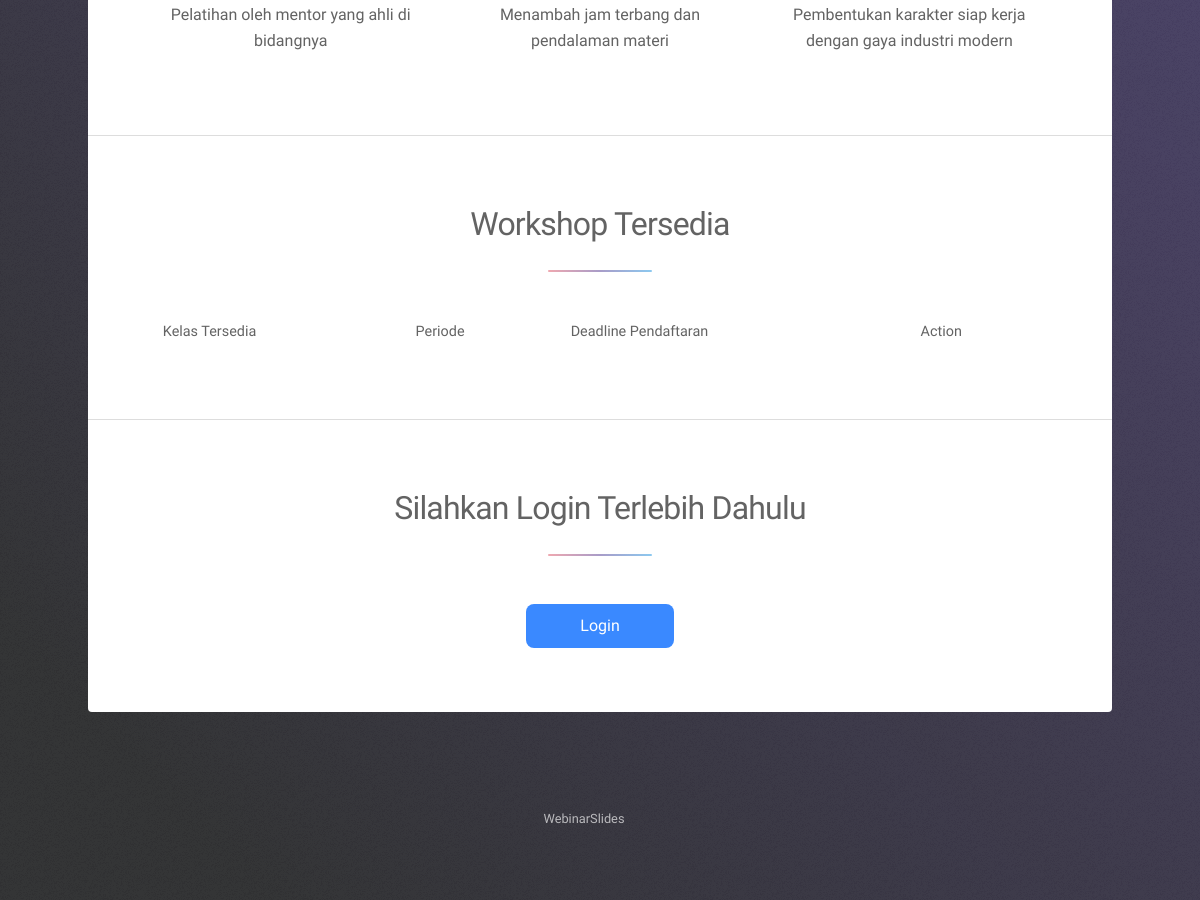
Before: / (middle part) with the older database file.
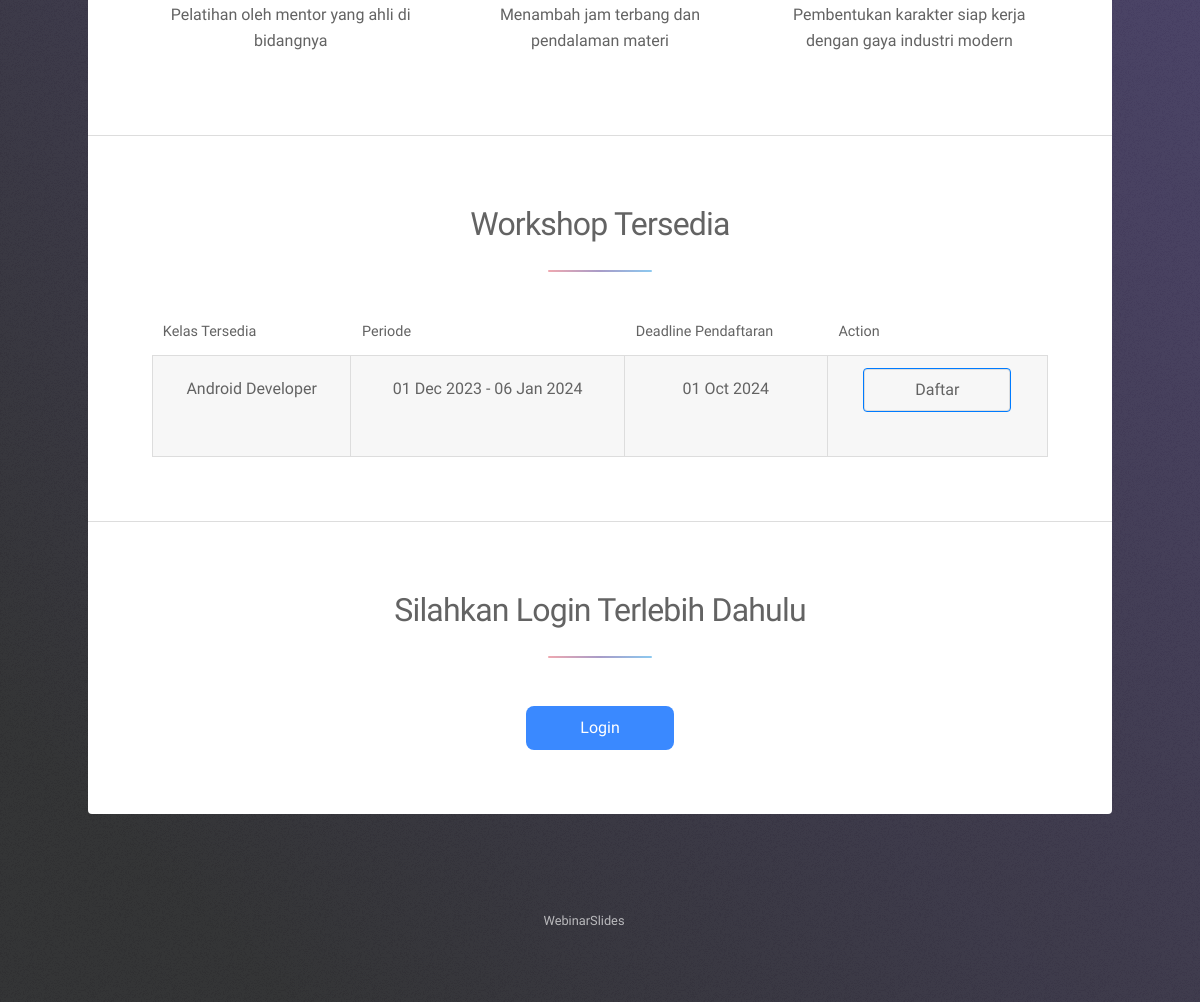
After: the same page with the newer database file.
### tables this page shows
CREATE TABLE `job` (
  `id` int(11) NOT NULL,
  `jobname` varchar(30) NOT NULL,
  `jobdesc` text NOT NULL,
  `jobstart` date NOT NULL,
  `jobend` date NOT NULL,
  `registerend` date NOT NULL,
  `jobadded` timestamp NOT NULL DEFAULT current_timestamp(),
  `jobloc` text NOT NULL,
  `workingtype` varchar(3) NOT NULL
);

### index.php (the view, shortened to what this page needs)
<?php
require 'backend/koneksi.php';
$date_now = date("Y-m-d");
$is_user = false;
?>
<!DOCTYPE html>
<html lang="en">
<head>
    <link rel="stylesheet" href="css/bootstrap.min.css">
    <link rel="stylesheet" href="css/style.css">
    <link rel="stylesheet" href="css/styles.css">
    <link rel="stylesheet" href="assets/css/main.css" />
</head>
<body class="is-preload">
    <div id="wrapper">
        <div id="main">
            <section id="first" class="main special">
                <ul class="features">
                    <li>
                        <p>Pelatihan oleh mentor yang ahli di bidangnya</p>
                    </li>
                    <li>
                        <p>Menambah jam terbang dan pendalaman materi</p>
                    </li>
                    <li>
                        <p>Pembentukan karakter siap kerja dengan gaya industri modern</p>
                    </li>
                </ul>
            </section>
            <section id="second" class="main special">
                <header class="major">
                    <h2><strong>Workshop Tersedia</strong></h2>
                </header>
                <div class="table-wrapper">
                    <table class="alt">
                        <thead>
                            <tr>
                                <th>Kelas Tersedia</th>
                                <th>Periode</th>
                                <th>Deadline Pendaftaran</th>
                                <th>Action</th>
                            </tr>
                        </thead>
                        <tbody>
                            <?php
                            $getdata = mysqli_query($conn, "select * from job where registerend>'$date_now'");
                            while ($data = mysqli_fetch_array($getdata)) {
                                $namajob = $data['jobname'];
                                $mulai = date_format(date_create($data['jobstart']), "d M Y");
                                $selesai = date_format(date_create($data['jobend']), "d M Y");
                                $periode = $mulai . " - " . $selesai;
                                $deadline = date_format(date_create($data['registerend']), "d M Y");
                            ?>
                                <tr>
                                    <td><?= $namajob; ?></td>
                                    <td><?= $periode; ?></td>
                                    <td><?= $deadline; ?></td>
                                    <td>
                                        <form action="apply.php" method="post" style="background-color:transparent; box-shadow:none">
                                            <button type="submit" class="btn btn-primary">Daftar</button>
                                        </form>
                                    </td>
                                </tr>
                            <?php
                            };
                            ?>
                        </tbody>
                    </table>
                </div>
            </section>
            <?php
            if (!$is_user) {
            ?>
                <section id="cta" class="main special">
                    <header class="major">
                        <h2>Silahkan Login Terlebih Dahulu</h2>
                    </header>
                    <footer class="major">
                        <ul id="login" class="actions special">
                            <li><a href="login.php" class="button primary">Login</a></li>
                        </ul>
                    </footer>
                </section>
            <?php
            }
            ?>
        </div>
        <footer id="footer">
            <p class="copyright">WebinarSlides</p>
        </footer>
    </div>
</body>
</html>

### css/style.css (style rules this page uses)
a { text-decoration: none; }

### css/styles.css (style rules this page uses)
form { max-width: 400px; width: 100%; box-sizing: border-box; padding: 15px; border: 1px solid #ccc; border-radius: 10px; background-color: #fff; box-shadow: 0 0 10px rgba(0, 0, 0, 0.1); }

Changed rows visible on the page:
added job: jobname "Android Developer", periode "01 Dec 2023 - 06 Jan 2024", registerend "01 Oct 2024"
